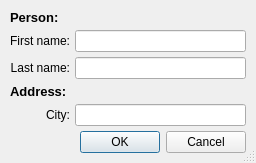
<?xml version="1.0" encoding="UTF-8"?>
<ui version="4.0">
 <author>Gerrit M. Albrecht</author>
 <class>NewContactDialog</class>
 <widget class="QDialog" name="NewContactDialog">
  <property name="geometry">
   <rect>
    <x>0</x>
    <y>0</y>
    <width>240</width>
    <height>163</height>
   </rect>
  </property>
  <property name="sizePolicy">
   <sizepolicy hsizetype="Preferred" vsizetype="Fixed">
    <horstretch>0</horstretch>
    <verstretch>0</verstretch>
   </sizepolicy>
  </property>
  <property name="windowTitle">
   <string>New Contact:</string>
  </property>
  <property name="locale">
   <locale language="English" country="UnitedStates"/>
  </property>
  <property name="sizeGripEnabled">
   <bool>true</bool>
  </property>
  <layout class="QGridLayout" name="gridLayout">
   <item row="0" column="0">
    <widget class="QLabel" name="m_message">
     <property name="font">
      <font>
       <family>Arial</family>
       <pointsize>10</pointsize>
       <weight>75</weight>
       <bold>true</bold>
      </font>
     </property>
     <property name="text">
      <string>Person:</string>
     </property>
     <property name="wordWrap">
      <bool>true</bool>
     </property>
    </widget>
   </item>
   <item row="1" column="0">
    <widget class="QLabel" name="label">
     <property name="text">
      <string>First name:</string>
     </property>
     <property name="alignment">
      <set>Qt::AlignRight|Qt::AlignTrailing|Qt::AlignVCenter</set>
     </property>
    </widget>
   </item>
   <item row="1" column="1" colspan="2">
    <widget class="QLineEdit" name="lineEdit"/>
   </item>
   <item row="2" column="0">
    <widget class="QLabel" name="label_2">
     <property name="text">
      <string>Last name:</string>
     </property>
     <property name="alignment">
      <set>Qt::AlignRight|Qt::AlignTrailing|Qt::AlignVCenter</set>
     </property>
    </widget>
   </item>
   <item row="2" column="1" colspan="2">
    <widget class="QLineEdit" name="lineEdit_2"/>
   </item>
   <item row="3" column="0">
    <widget class="QLabel" name="m_message_2">
     <property name="font">
      <font>
       <family>Arial</family>
       <pointsize>10</pointsize>
       <weight>75</weight>
       <bold>true</bold>
      </font>
     </property>
     <property name="text">
      <string>Address:</string>
     </property>
     <property name="wordWrap">
      <bool>true</bool>
     </property>
    </widget>
   </item>
   <item row="4" column="0">
    <widget class="QLabel" name="label_3">
     <property name="text">
      <string>City:</string>
     </property>
     <property name="alignment">
      <set>Qt::AlignRight|Qt::AlignTrailing|Qt::AlignVCenter</set>
     </property>
    </widget>
   </item>
   <item row="4" column="1" colspan="2">
    <widget class="QLineEdit" name="lineEdit_3"/>
   </item>
   <item row="5" column="1">
    <spacer name="horizontalSpacer">
     <property name="orientation">
      <enum>Qt::Horizontal</enum>
     </property>
     <property name="sizeHint" stdset="0">
      <size>
       <width>0</width>
       <height>20</height>
      </size>
     </property>
    </spacer>
   </item>
   <item row="5" column="2">
    <widget class="QDialogButtonBox" name="buttonBox_2">
     <property name="standardButtons">
      <set>QDialogButtonBox::Cancel|QDialogButtonBox::Ok</set>
     </property>
    </widget>
   </item>
  </layout>
 </widget>
 <layoutdefault spacing="5" margin="10"/>
 <resources/>
 <connections/>
</ui>
